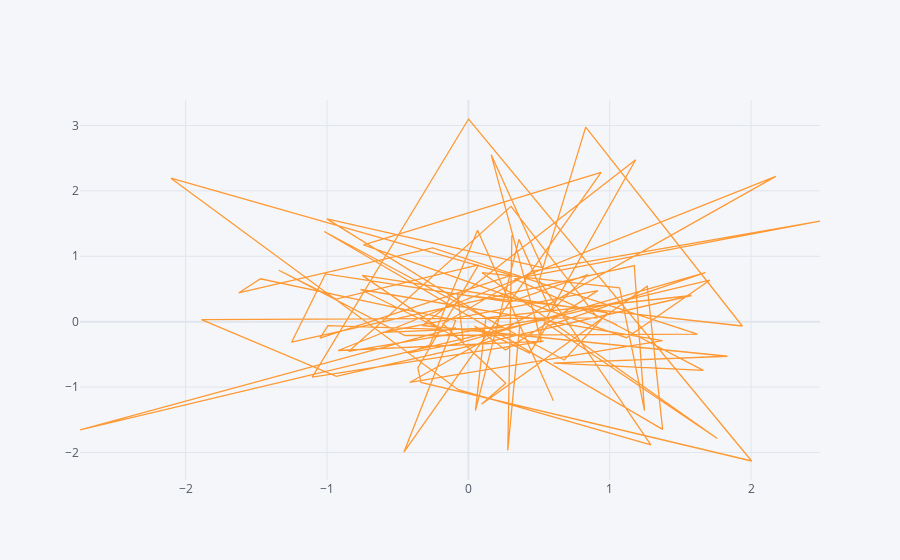

Here is the notebook cell this chart was saved with:
### Code cell
df.iplot(kind='scatter',x='A',y='B')
